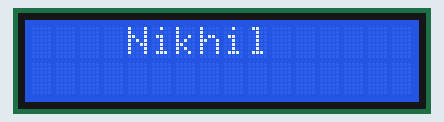
Simulated run of this sketch. Board: Arduino Uno, built with avr-gcc and run on an emulated ATmega328P. Shown: 16×2 character LCD.

Above: at 0.1 s.
At 1.1 s:
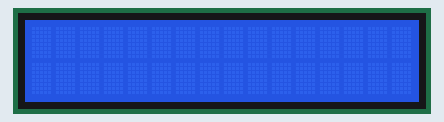

Measured:
- what the display in image 1 shows lasts 1.0 s, from 1.1 s to 2.1 s

The sketch:

lcd_pt1.ino
```cpp
// Include Libraries
#include <LiquidCrystal.h>

// Constants
const int RS = 2, EN = 3, D4 = 4, D5 = 5, D6 = 6, D7 = 7;

// Initialize the LiquidCrystal Object
LiquidCrystal lcd(RS, EN, D4, D5, D6, D7);

// Setup
void setup() {
  lcd.begin(16, 2);
}

// Main Loop
void loop() {
  lcd.setCursor(4, 0);
  lcd.print("Nikhil");
  delay(1000);
  lcd.clear();
  delay(1000);
}
```
